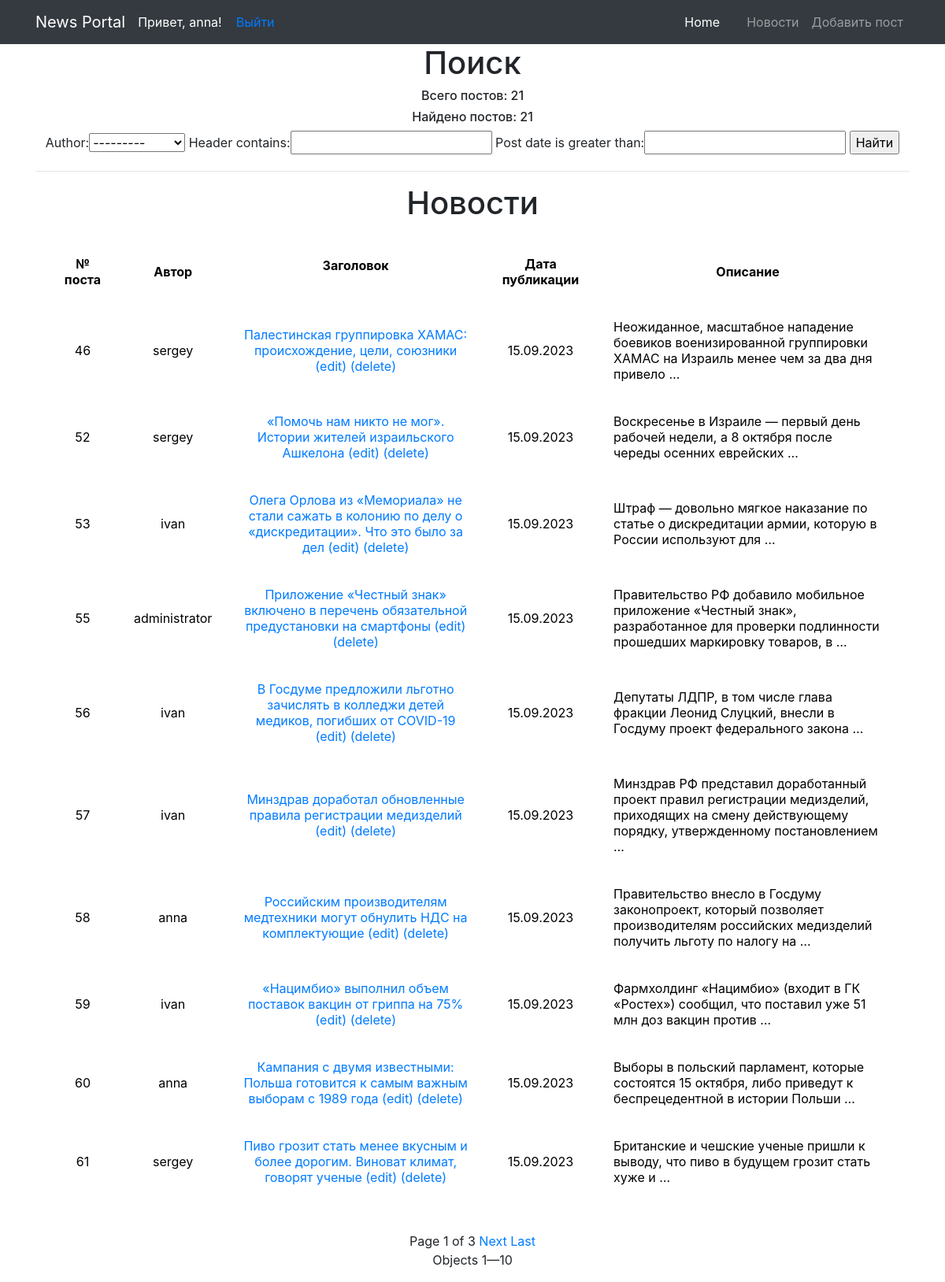
Screenshot of /news/ (signed in) with the database file from the repository.
### MyApp/models.py (models this page shows, shortened)
class Post(models.Model):
    author = models.ForeignKey(User, on_delete=models.CASCADE)
    header = models.CharField(max_length=100, blank=False)
    body = models.CharField(max_length=8000, blank=True)
    post_date = models.DateField(default=timezone.now)

### MyApp/views.py (the view)
# urls.py: path('', PostListView.as_view(), name='post_list'),
class PostListView(FilteredPostListView):
    filterset_class = PostFilterSet
    paginate_by = 10

### MyApp/templatetags/custom_template_funcs.py (called while the page is built)
@register.filter(name='censor')
def censor(value, arg):
    for i in value.split():
        if i.lower() in black_list:
            value = value.replace(i, arg)
    return value

### MyApp/templatetags/my_tags.py (called while the page is built)
@register.simple_tag(takes_context=True)
def param_replace(context, **kwargs):
    d = context['request'].GET.copy()
    for k, v in kwargs.items():
        d[k] = v
    for k in [k for k, v in d.items() if not v]:
        del d[k]
    return d.urlencode()

### MyApp/views.py (called while the page is built)
    def get_context_data(self, **kwargs):
        context = super().get_context_data(**kwargs)
        context['post_search'] = self.filterset  # объявляем для шаблона способ обращения к отфильтрованному queryset
        context['all_news_count'] = Post.objects.all().count()
        context['posts_found'] = self.get_queryset().count()
        return context

    def get_queryset(self):
        queryset = super().get_queryset().order_by('post_date', 'id')
        self.filterset = self.filterset_class(self.request.GET, queryset=queryset)
        return self.filterset.qs.all()

### templates/MyApp/post_list.html (shortened to what this page needs)
{% extends 'flatpages/default.html' %}
{% load custom_template_funcs %}
{% block content %}
<h1>Поиск</h1>
<h6>Всего постов: {{ all_news_count }}</h6>
<h6>Найдено постов: {{ posts_found }}</h6>
<form method="GET">
    {{ post_search.form }}
    <input type="submit" value="Найти">
</form>
<hr>
{% load my_tags %}
{% if object_list %}
<h1>Новости</h1>
    <table>
        <tr>
            <td valign="top" align="center"><b>№ поста</b></td>
            <td align="center"><b>Автор</b></td>
            <td align="center"><b>Заголовок<p></b></td>
            <td align="center"><b>Дата публикации</b></td>
            <td align="center"><b>Описание </b></td>
        </tr>
        {% for post in object_list %}
        <tr>
            <td align="center">{{ post.id }}</td>
            <td align="center">{{ post.author }}</td>
            <td align="center">
                <a href="{% url 'post_details' post.id %}">
                    {{ post.header|default:"Без заголовка"|censor:'***' }}
                </a>
                {% if user.is_authenticated %}
                  <a href="{% url 'edit_post_form' post.pk %}"> (edit)</a>
                  <a href="{% url 'delete_post_form' post.pk %}"> (delete)</a>
                {% endif %}
            </td>
            <td align="center">{{ post.post_date|default:"Без даты"|date:'d.m.Y' }}</td>
            <td>
                {{ post.body|censor:'***'|truncatewords:15 }}
            </td>
        {% endfor %}
        </tr>
    </table>
{% else %}
<h2>
    Новостей нет!
</h2>
{% endif %}
<br>
{% if is_paginated %}
  Page {{ page_obj.number }} of {{ paginator.num_pages }}
  {% if page_obj.has_next %}
    {% if page_obj.next_page_number != paginator.num_pages %}
      <a href="?{% param_replace page=page_obj.next_page_number %}">Next</a>
    {% endif %}
    <a href="?{% param_replace page=paginator.num_pages %}">Last</a>
  {% endif %}
  <p>Objects {{ page_obj.start_index }}—{{ page_obj.end_index }}</p>
{% endif %}
{% endblock content %}

### templates/flatpages/default.html (shortened to what this page needs)
{% load static %}
<!DOCTYPE html>
<html lang="en">
<head>
  <link href="{% static 'vendor/bootstrap/css/bootstrap.min.css' %}" rel="stylesheet">
</head>
<body>
  <nav class="navbar navbar-expand-lg navbar-dark bg-dark static-top">
    <div class="container">
      <a class="navbar-brand" href="#">News Portal</a>
      {% if user.is_authenticated %}
        <span class="nav-item active">
          <font color=white>
            Привет, {{ user.username }}! &nbsp &nbsp
          </font>
        </span>
        <a class="nav-item active" href="{% url 'logout' %}">Выйти</a>
      {% else %}
        <a href="{% url 'login' %}">&nbsp &nbsp Войти &nbsp &nbsp &nbsp &nbsp</a>
        <a href="{% url 'signup' %}">Зарегистрироваться</a>
      {% endif %}
      <div class="collapse navbar-collapse" id="navbarResponsive">
        <ul class="navbar-nav ml-auto">
          <li class="nav-item active">
            <a class="nav-link" href="#">Home &nbsp &nbsp
            </a>
          </li>
          <li class="nav-item">
            <a class="nav-link" href="/news/">Новости</a>
          </li>
          {% if user.is_authenticated %}
          <li class="nav-item">
            <a class="nav-link" href="/news/create/">Добавить пост</a>
          </li>
          {% endif %}
        </ul>
      </div>
    </div>
  </nav>
  <div class="container">
    <div class="row">
      <div class="col-lg-12 text-center">
       {% block content %}{% endblock content %}
      </div>
    </div>
  </div>
</body>
</html>

### templates/MyApp/post_list.html (style rules this page uses)
TABLE { background: rgb(255, 255, 255); border: 5px double #ffffff; color: black; width: 100%; border: 1px solid rgb(255, 255, 255); border-spacing: 7px 5px; padding: 10px; }
TD, TH { border: 30px solid rgba(255, 255, 255, 0.1); padding: 5px; }
h2, h1 { text-align: center; }

### rows the page displays
Post: id "46", author "sergey", header|censor "Палестинская группировка ХАМАС: происхождение, цели, союзники", post_date "15.09.2023", body|censor "Неожиданное, масштабное нападение боевиков военизированной группировки ХАМАС на Израиль менее чем за два дня привело …"
Post: id "52", author "sergey", header|censor "«Помочь нам никто не мог». Истории жителей израильского Ашкелона", post_date "15.09.2023", body|censor "Воскресенье в Израиле — первый день рабочей недели, а 8 октября после череды осенних еврейских …"
Post: id "53", author "ivan", header|censor "Олега Орлова из «Мемориала» не стали сажать в колонию по делу о «дискредитации». Что это было за дел", post_date "15.09.2023", body|censor "Штраф — довольно мягкое наказание по статье о дискредитации армии, которую в России используют для …"
Post: id "55", author "administrator", header|censor "Приложение «Честный знак» включено в перечень обязательной предустановки на смартфоны", post_date "15.09.2023", body|censor "Правительство РФ добавило мобильное приложение «Честный знак», разработанное для проверки подлинности прошедших маркировку товаров, в …"
Post: id "56", author "ivan", header|censor "В Госдуме предложили льготно зачислять в колледжи детей медиков, погибших от COVID-19", post_date "15.09.2023", body|censor "Депутаты ЛДПР, в том числе глава фракции Леонид Слуцкий, внесли в Госдуму проект федерального закона …"
Post: id "57", author "ivan", header|censor "Минздрав доработал обновленные правила регистрации медизделий", post_date "15.09.2023", body|censor "Минздрав РФ представил доработанный проект правил регистрации медизделий, приходящих на смену действующему порядку, утвержденному постановлением …"
Post: id "58", author "anna", header|censor "Российским производителям медтехники могут обнулить НДС на комплектующие", post_date "15.09.2023", body|censor "Правительство внесло в Госдуму законопроект, который позволяет производителям российских медизделий получить льготу по налогу на …"
Post: id "59", author "ivan", header|censor "«Нацимбио» выполнил объем поставок вакцин от гриппа на 75%", post_date "15.09.2023", body|censor "Фармхолдинг «Нацимбио» (входит в ГК «Ростех») сообщил, что поставил уже 51 млн доз вакцин против …"
Post: id "60", author "anna", header|censor "Кампания с двумя известными: Польша готовится к самым важным выборам с 1989 года", post_date "15.09.2023", body|censor "Выборы в польский парламент, которые состоятся 15 октября, либо приведут к беспрецедентной в истории Польши …"
Post: id "61", author "sergey", header|censor "Пиво грозит стать менее вкусным и более дорогим. Виноват климат, говорят ученые", post_date "15.09.2023", body|censor "Британские и чешские ученые пришли к выводу, что пиво в будущем грозит стать хуже и …"

### other values shown
{{ user.username }} "anna"
{{ all_news_count }} "21"
{{ posts_found }} "21"
{{ page_obj.number }} "1"
{{ paginator.num_pages }} "3"
{{ page_obj.start_index }} "1"
{{ page_obj.end_index }} "10"
